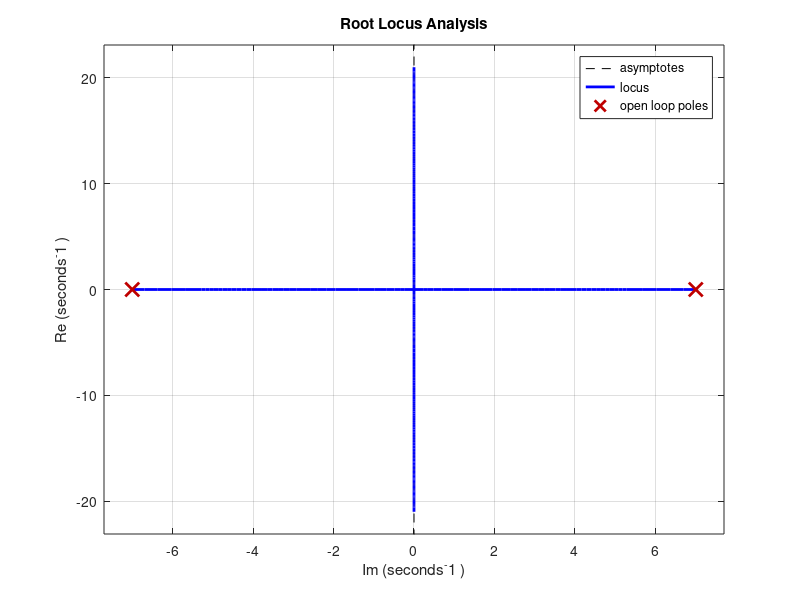

This chart was generated by the following MATLAB code:
g = 9.81;       % gravity constant in m/s^2
L = 0.20;       % length of the pendulum in meters
w = sqrt(g / L);


P_s = tf([0, 0, -w^2], [1, 0, -w^2]); % create the transfer function


k = 10; 
sysclp1 = feedback(P_s,k);
%step(sysclp1);              

sysclp2 = feedback(P_s,k,+1);
%t = 0 : 0.1 : 100;
%step(sysclp2, t);

%rlocus(P_s); % For negative feedback
rlocus(-P_s); % For positive feedback

% Plot the step response
%disp(sysclp1);
%disp(sysclp2);
%disp(P_s);

%step(P_s);

title("Root Locus Analysis");
xlabel("Im (seconds^-1 )");
ylabel("Re (seconds^-1 )");